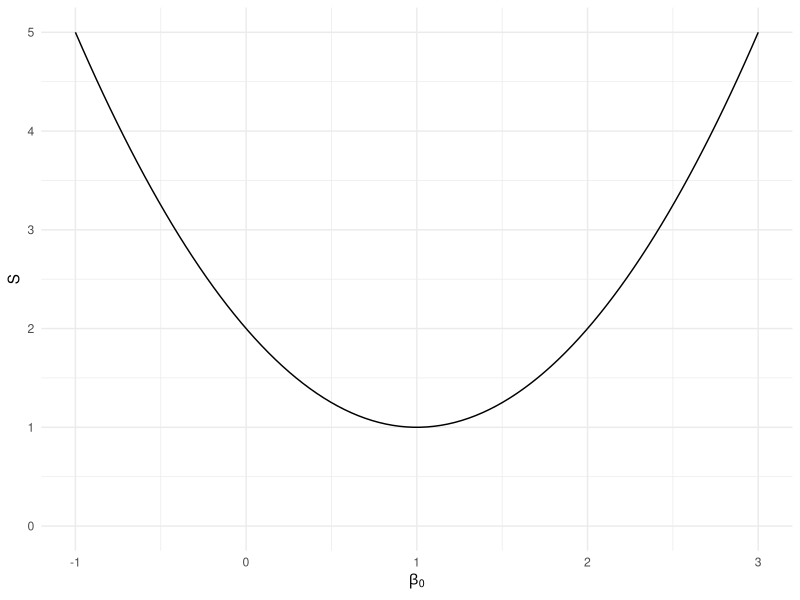

This chart was generated by the following R code:
## ---- chunk 1
#| warning: false
#| message: false

library(tidyverse)
knitr::opts_chunk$set(dev = "ragg_png")
options(width=400)
## ---- chunk 2
#| echo: false
#| fig-width: 3
#| fig-height: 3
#| fig-align: center
#| out-width: "80%"

tibble(beta_0 = seq(-1, 3, length = 100)) |> 
  mutate(y = 2 + -2*beta_0 + beta_0^2) |> 
  ggplot(aes(x = beta_0, y = y)) + 
  geom_line() + 
  expand_limits(y = c(0,5)) + 
  labs(x = expression(beta[0]), y = "S") +
  theme_minimal()

## ---- chunk 3
#| echo: true
# equivalent ways to make B:
B <- cbind(c(1, 4, -1), c(2, 0, 3))
(B <- matrix(data = c(1, 4, -1, 2, 0, 3), ncol = 2))
## ---- chunk 4
#| echo: true
t(B)
## ---- chunk 5
#| echo: true
# also equivalent:
D <- c(2, 1)
(D <- matrix(data = c(2, 1), ncol = 1))
## ---- chunk 6
#| echo: true
B %*% D
## ---- chunk 7
#| echo: true
# creating our matrices for one toy dataset
x <- c(1, 2, 3)
y <- c(1, 3, 3)
(B <- cbind(c(length(x), sum(x)), c(sum(x), sum(x^2))))
(D <- c(sum(y), sum(x*y)))
## ---- chunk 8
#| echo: true
# getting the inverse:
solve(B)
## ---- chunk 9
#| echo: true
# confirming it does what it should
solve(B)%*%B
## ---- chunk 10
#| echo: true
# creating our matrices for one toy dataset
x <- c(1, 2, 3)
y <- c(1, 3, 3)
B <- cbind(c(length(x), sum(x)), c(sum(x), sum(x^2)))
D <- c(sum(y), sum(x*y))
## ---- chunk 11
#| echo: true
solve(B)%*%D 
## ---- chunk 12
#| echo: true
# checking the solution
lm(y ~ x) |> coef() 
## ---- chunk 13
#| echo: true
dat <- read.csv("./../data/cces_2012_subset.csv")
use <- !is.na(dat$env) & !is.na(dat$gender) & !is.na(dat$aa)
X <- cbind(1, dat$gender[use], dat$aa[use])
head(X, 3)
Y <- dat$env[use]
head(Y, 3)
solve(t(X) %*% X) %*% t(X) %*% Y
## ---- chunk 14
#| echo: true
lm(env ~ gender + aa, data = dat)
